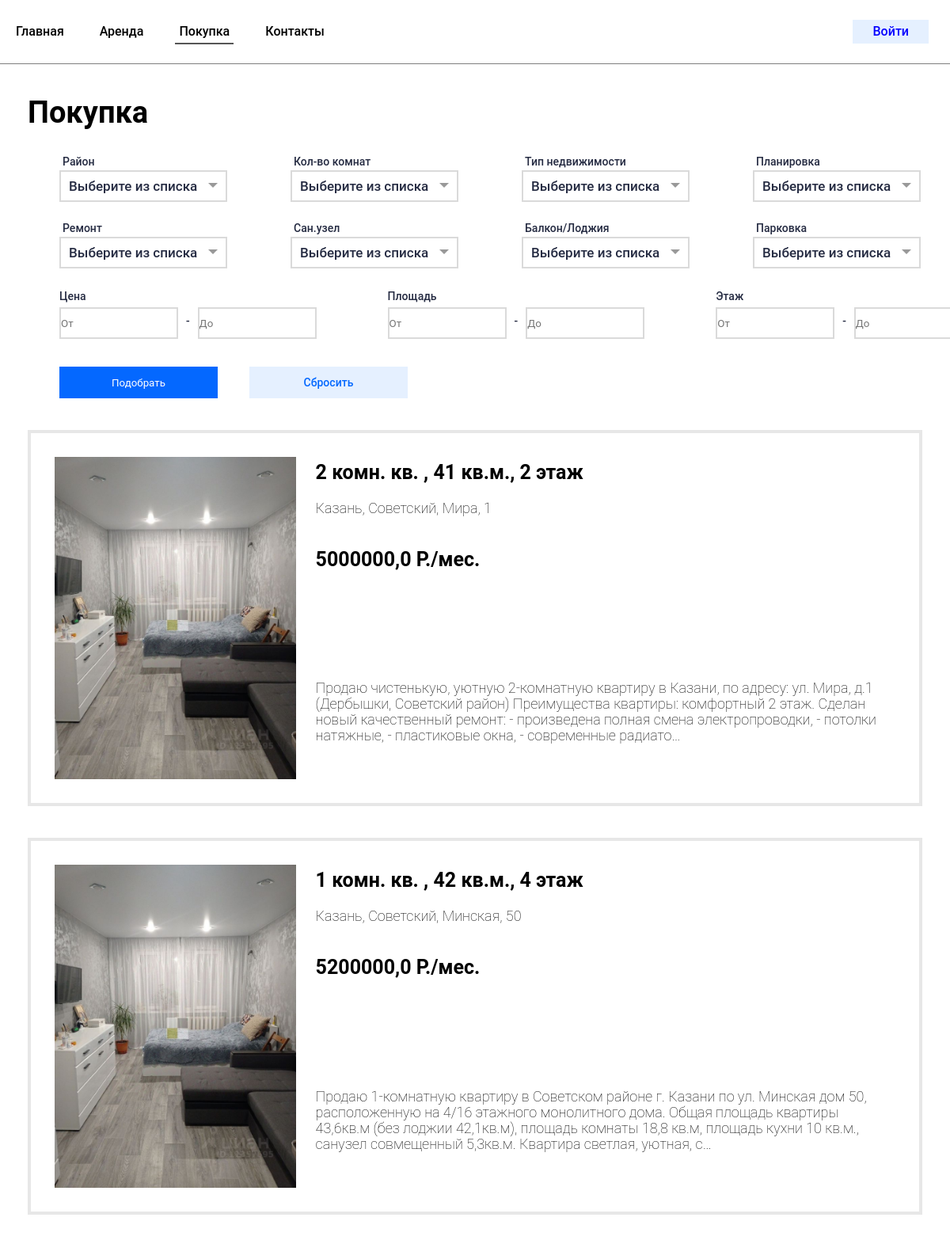
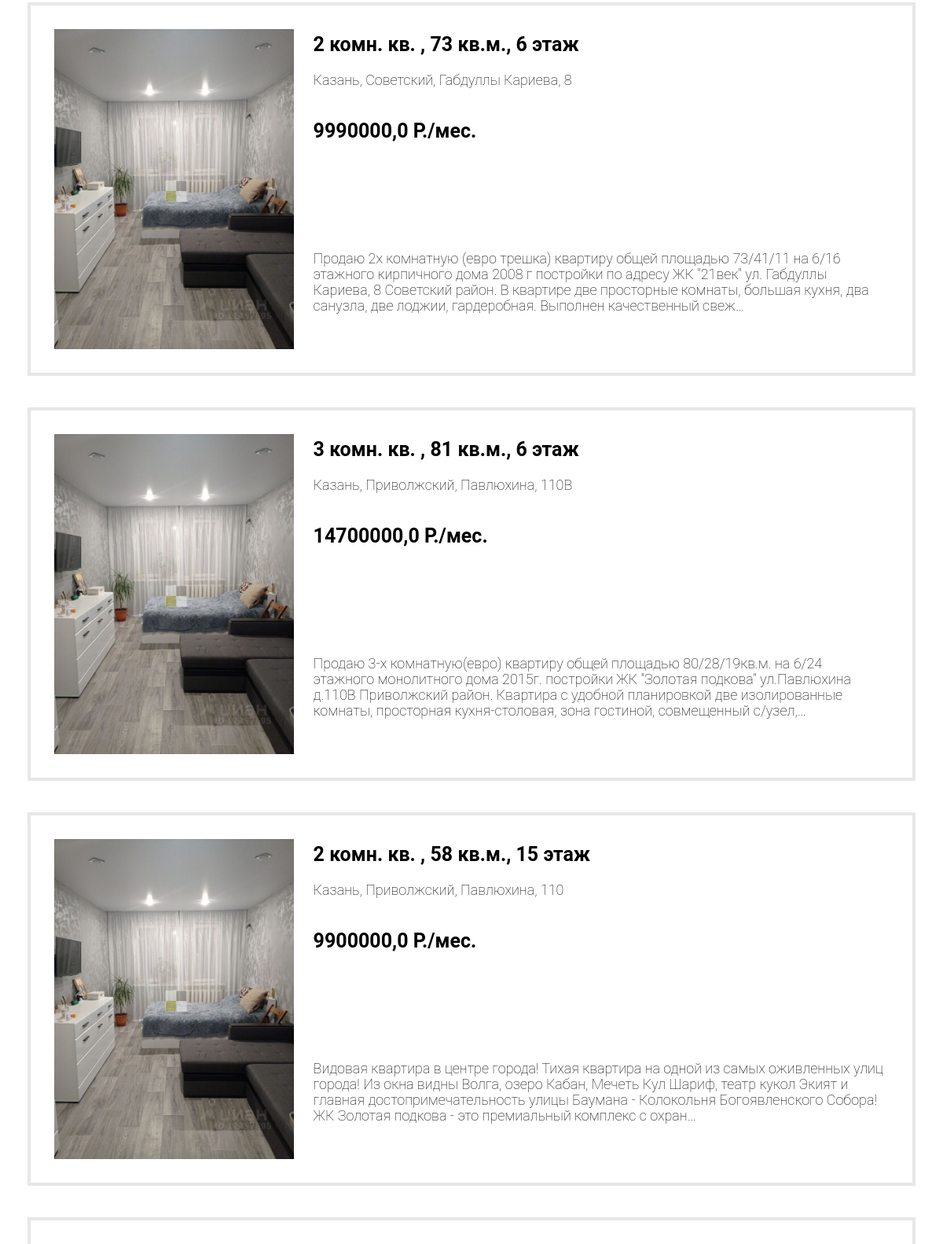
Screenshot of /selling (upper part) with the database file from the repository (2 pictures, top to bottom).
### RealEstateApp/models.py (models this page shows, shortened)
class RealEstate(models.Model):
    photo = models.ManyToManyField('Photo', blank=True)
    city = models.CharField(max_length=30, choices=CHOICE_CITY, verbose_name='Город')
    district = models.CharField(max_length=70, choices=CHOICE_DISTRICT, verbose_name='Район')
    address = models.CharField(max_length=255, verbose_name='Адрес')
    latitude = models.FloatField(blank=True, null=True, verbose_name='Ширина')
    longitude = models.FloatField(blank=True, null=True, verbose_name='Долгота')
    area = models.DecimalField(max_digits=5, decimal_places=2, verbose_name='Площадь')
    floor = models.IntegerField(verbose_name='Этаж')
    rooms = models.IntegerField(verbose_name='Кол-во комнат')
    type = models.CharField(max_length=30, choices=CHOICE_TYPE, verbose_name='Тип недвижимости')
    layout = models.CharField(max_length=50, choices=CHOICE_LAYOUT, verbose_name='Планировка')
    finishing = models.CharField(max_length=70, choices=CHOICE_FINISHING, verbose_name='Ремонт')
    bathroom = models.CharField(max_length=30, choices=CHOICE_BATHROOM, verbose_name='Сан.узел')
    balcony = models.CharField(max_length=50, choices=CHOICE_BALCONY, verbose_name='Балкон/Лоджия')
    animals = models.BooleanField(default=False, verbose_name='С животными')
    children = models.BooleanField(default=True, verbose_name='С детьми')
    parking = models.CharField(max_length=200, choices=SIMPLE_CHOICE, blank=True, verbose_name='Парковка')
    description = models.TextField(verbose_name='Полное описание')
    price = models.DecimalField(max_digits=15, decimal_places=1, verbose_name='Стоимость')
    realtor = models.ForeignKey(settings.AUTH_USER_MODEL, on_delete=models.CASCADE, verbose_name='Риелтор',
                                limit_choices_to={'is_staff': True}, )
    category = models.ForeignKey("Category", on_delete=models.CASCADE, verbose_name='Категория')
    status = models.CharField(max_length=50, choices=CHOICE_STATUS, verbose_name='Статус')
    def get_absolute_url(self):
        return reverse("RealEstate_object", kwargs={'pk': self.pk})
    class Meta:
        verbose_name = 'Объект недвижимости'
        verbose_name_plural = 'Объекты недвижимости'

### RealEstateApp/views.py (the view)
# urls.py: path('selling', SellingRealEstatesPage.as_view(), name='selling_list'),
class SellingRealEstatesPage(ListView):
    model = RealEstate
    template_name = 'RealEstateApp/SellingListPage.html'
    paginate_by = 10
    context_object_name = 'selling_objects'
    def get_context_data(self, **kwargs):
        context = super().get_context_data(**kwargs)
        context['selling_filter'] = RentalFilter(self.request.GET,
                                                 queryset=RealEstate.objects.filter(category__name='Продажа').order_by(
                                                     '-pk'))
        m = folium.Map(location=[55.7887400, 49.1221400], zoom_start=12, min_zoom=6)
        for object in RentalFilter(self.request.GET,
                                   queryset=RealEstate.objects.filter(category__name='Продажа').order_by('-pk')).qs:
            popup = folium.Popup(
                'Город: ' + str(object.city) + '</br></br>' + 'Район: ' + str(object.district) +
                '</br></br>' + 'Площадь: ' + str(object.area) + '</br></br>' + 'Этаж: ' + str(object.floor) +
                '</br></br>' + 'Кол-во комнат: ' + str(
                    object.rooms) + '</br></br>' + 'Планировка: ' + object.layout +
                '</br></br>' + 'Ремонт: ' + object.finishing + '</br></br>' + 'Сан.узел: ' + object.bathroom +
                '</br></br>' + 'Балкон: ' + object.balcony + '</br></br>', max_width=300)
            geolocator = Nominatim(user_agent="RealEstate")
            folium.Marker(location=[object.latitude, object.longitude], tooltip='Нажмите чтобы узнать больше',
                          popup=popup).add_to(m)
        m = m._repr_html_()
        context['map'] = m
        return context
    def get_queryset(self):
        queryset = super().get_queryset().filter(category__name='Продажа').order_by('-pk')
        return RentalFilter(self.request.GET, queryset=queryset).qs

### RealEstateApp/templates/RealEstateApp/SellingListPage.html (shortened to what this page needs)
{%extends 'base_layout.html' %}
{% load static %}
{% load humanize %}
{% load spurl %}
{% load layout_filters %}
{% block styles %}
<link rel="stylesheet" href="{% static 'css/RentalList.css' %}">
{% endblock %}
{% block header %}
{% include 'RealEstateApp/header.html' %}
{% endblock %}
{% block content %}
<div class="page__arenda arenda">
    <div class="arenda__container _container">
        <div class="arenda__header">
            <div class="arenda__title">
                Покупка
            </div>
        </div>
        <div class="filter__block">
            <div class="filter__body">
                <form method="get" class="filter__form">
                    <div class="filter__body">
                        <div class="filter__row">
                            <div class="filter__column">
                                <div class="filter__filter">
                                    <div class="filter__label">Район</div>
                                    <div class="filter__input">
                                    </div>
                                </div>
                                <div class="filter__filter">
                                    <div class="filter__label">Кол-во комнат</div>
                                    <div class="filter__input">
                                    </div>
                                </div>
                                <div class="filter__filter">
                                    <div class="filter__label">Тип недвижимости</div>
                                    <div class="filter__input">
                                    </div>
                                </div>
                                <div class="filter__filter">
                                    <div class="filter__label">Планировка</div>
                                    <div class="filter__input">
                                    </div>
                                </div>
                            </div>
                            <div class="filter__column">
                                <div class="filter__filter">
                                    <div class="filter__label">Ремонт</div>
                                    <div class="filter__input">
                                    </div>
                                </div>
                                <div class="filter__filter">
                                    <div class="filter__label">Сан.узел</div>
                                    <div class="filter__input">
                                    </div>
                                </div>
                                <div class="filter__filter">
                                    <div class="filter__label">Балкон/Лоджия</div>
                                    <div class="filter__input">
                                    </div>
                                </div>
                                <div class="filter__filter">
                                    <div class="filter__label">Парковка</div>
                                    <div class="filter__input">
                                    </div>
                                </div>
                            </div>
                            <div class="filter__column input_column">
                                <div class="filter__filter input_filter">
                                    <div class="filter__label input_label">Цена</div>
                                    <div class="filter__input input_data">
                                        {{selling_filter.form.price}}
                                    </div>
                                </div>
                                <div class="filter__filter input_filter">
                                    <div class="filter__label input_label">Площадь</div>
                                    <div class="filter__input input_data">
                                        {{selling_filter.form.area}}
                                    </div>
                                </div>
                                <div class="filter__filter input_filter">
                                    <div class="filter__label input_label input_filter">Этаж</div>
                                    <div class="filter__input input_data">
                                        {{selling_filter.form.floor}}
                                    </div>
                                </div>
                            </div>
                        </div>
                    </div>
                    <div class="filter__buttons">
                        <button type="submit" class="find__button">Подобрать</button>
                        <a href="{% url 'selling_list' %}" class="clear__button">Сбросить</a>
                    </div>
                </form>
            </div>
        </div>
        {% for rental_obj in selling_objects %}
        <div class="arenda__body">
            <div class="arenda__slider slider-arenda">
                <div class="slider-arenda__item">
                    <div class="slider_arenda__photos">
                        <img src="{% static 'images/room1.png'%}" alt="">
                    </div>
                    <div class="slider-arenda__info">
                        <div class="slider-arenda__params">
                            <a href="{{rental_obj.get_absolute_url}}" class="params__link">{{rental_obj.rooms}} комн.
                                кв. , {{rental_obj.area|floatformat:0}} кв.м., {{rental_obj.floor}} этаж</a>
                        </div>
                        <div class="slider-arenda__addres">
                            <a href="{{rental_obj.get_absolute_url}}" class="addres__link">{{rental_obj.city}},
                                {{rental_obj.district}}, {{rental_obj.address}}</a>
                        </div>
                        <div class="slider-arenda__price">
                            <div class="usually_price">
                                <a href="{{rental_obj.get_absolute_url}}" class="usually_price__link">{{rental_obj.price}}
                                    P./мес.</a>
                            </div>
                        </div>
                        <div class="slider_arenda__text">
                            <a href="{{rental_obj.get_absolute_url}}" class="text__link">{{rental_obj.description|truncatechars:300}}</a>
                        </div>
                    </div>
                </div>
            </div>
        </div>
        {% endfor %}
    </div>
</div>
{% endblock %}

### ProjectRealEstate/static/css/base.css (style rules this page uses)
* { padding: 0; margin: 0; border: 0; }
*,*:before,*:after { -webkit-box-sizing: border-box; -moz-box-sizing: border-box; box-sizing: border-box; }
html,body { height: 100%; width: 100%; font-size: 100%; line-height: 1; font-size: 14px; color: #252B42; font-weight: 500; font-family: "REX"; -ms-text-size-adjust: 100%; -moz-text-size-adjust: 100%; -webkit-text-size-adjust: 100%; }
input,button,textarea { font-family: inherit; }
button { cursor: pointer; }
a, a:visited { text-decoration: none; }
img { vertical-align: top; }
._container { max-width: 1280px; padding: 0 15px; margin: 0 auto; }
body { font-family: 'Roboto', sans-serif; }

### ProjectRealEstate/static/css/RentalList.css (style rules this page uses)
.arenda { padding: 20px; }
.arenda__title { font-weight: 600; font-size: 38px; line-height: 42px; color: black; padding: 20px 0; }
.arenda__body { padding: 20px 0; }
.arenda__slider { border: 4px solid rgb(231,231,231); }
.slider-arenda__item { display: flex; flex-direction: row; padding: 20px; }
.slider_arenda__photos { flex: 1 1 30%; padding: 10px }
.slider_arenda__photos img { max-width: 100%; max-height: 100%; object-fit: contain; }
.slider-arenda__info { flex: 1 1 70%; padding: 15px; display: flex; flex-direction: column; }
.slider-arenda__params { font-size: 25px; font-weight: 700; line-height: 30px; color: black; }
.slider-arenda__addres { font-size: 18px; font-weight: 100; line-height: 20px; color: black; padding: 20px 0; }
.slider-arenda__price { color: black; padding: 20px 0; }
.usually_price { font-weight: 700; font-size: 25px; line-height: 30px; }
.slider_arenda__text { font-size: 18px; font-weight: 100; line-height: 20px; color: black; margin-top: auto; padding: 40px 0; }
a { color: black; }
.filter__block { display: flex; }
.filter__body { display: flex; }
.filter__row { display: flex; flex-direction: column; }
.filter__column { flex: 1 1 100%; display: flex; flex-direction: row; }
.filter__filter { display: flex; flex-direction: column; padding: 10px 40px; }
.input_filter { padding: 6px 40px 10px 40px; }
.filter__label { padding: 4px; }
.input_column { padding: 5px 0; }
.input_label { margin-bottom: 12px; padding: 5px 0; }
#id_price_0:first-child, #id_price_1, #id_area_0:first-child, #id_area_1, #id_floor_0:first-child, #id_floor_1 { border: 2px solid #dadada; height: 40px; margin: -10px 10px 0 0px; display: flex; flex-direction: row; max-width: 150px; }
#id_price_0, #id_price_1, #id_area_0, #id_area_1, #id_floor_0, #id_floor_1 { border: 2px solid #dadada; height: 40px; margin: -10px 10px 0 10px; display: flex; flex-direction: row; max-width: 150px; }
.input_data { display: flex; }
.filter__buttons { padding: 20px; display: flex; }
.find__button { margin: 0 20px; display: flex; width: 200px; align-items: center; justify-content: center; text-align: center; background: #0468FF; height: 40px; color: white }
.clear__button { margin: 0 20px; width: 200px; display: flex; align-items: center; justify-content: center; text-align: center; background: #E5F0FF; color: #0468FF; }

### rows the page displays
RealEstate: rooms "2", area "41", floor "2", city "Казань", district "Советский", address "Мира, 1", price "5000000,0", description "Продаю чистенькую, уютную 2-комнатную квартиру в Казани, по адресу: ул. Мира, д.1 (Дербышки, Советский район) Преимущества квартиры: комфортный 2 этаж. Сделан новый качественный ремонт: - произведена полная смена электропроводки, - потолки натяжные, - пластиковые окна, - современные радиато…"
RealEstate: rooms "1", area "42", floor "4", city "Казань", district "Советский", address "Минская, 50", price "5200000,0", description "Продаю 1-комнатную квартиру в Советском районе г. Казани по ул. Минская дом 50, расположенную на 4/16 этажного монолитного дома. Общая площадь квартиры 43,6кв.м (без лоджии 42,1кв.м), площадь комнаты 18,8 кв.м, площадь кухни 10 кв.м., санузел совмещенный 5,3кв.м. Квартира светлая, уютная, с…"
RealEstate: rooms "2", area "73", floor "6", city "Казань", district "Советский", address "Габдуллы Кариева, 8", price "9990000,0", description "Продаю 2х комнатную (евро трешка) квартиру общей площадью 73/41/11 на 6/16 этажного кирпичного дома 2008 г постройки по адресу ЖК \"21век\" ул. Габдуллы Кариева, 8 Советский район. В квартире две просторные комнаты, большая кухня, два санузла, две лоджии, гардеробная. Выполнен качественный свеж…"
RealEstate: rooms "3", area "81", floor "6", city "Казань", district "Приволжский", address "Павлюхина, 110В", price "14700000,0", description "Продаю 3-х комнатную(евро) квартиру общей площадью 80/28/19кв.м. на 6/24 этажного монолитного дома 2015г. постройки ЖК \"Золотая подкова\" ул.Павлюхина д.110В Приволжский район. Квартира с удобной планировкой две изолированные комнаты, просторная кухня-столовая, зона гостиной, совмещенный с/узел,…"
RealEstate: rooms "2", area "58", floor "15", city "Казань", district "Приволжский", address "Павлюхина, 110", price "9900000,0", description "Видовая квартира в центре города! Тихая квартира на одной из самых оживленных улиц города! Из окна видны Волга, озеро Кабан, Мечеть Кул Шариф, театр кукол Экият и главная достопримечательность улицы Баумана - Колокольня Богоявленского Собора! ЖК Золотая подкова - это премиальный комплекс с охран…"
